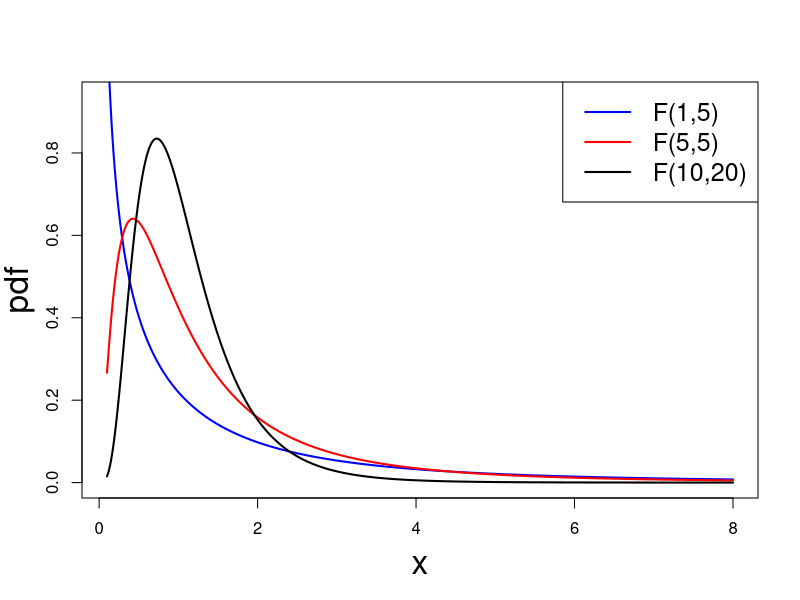
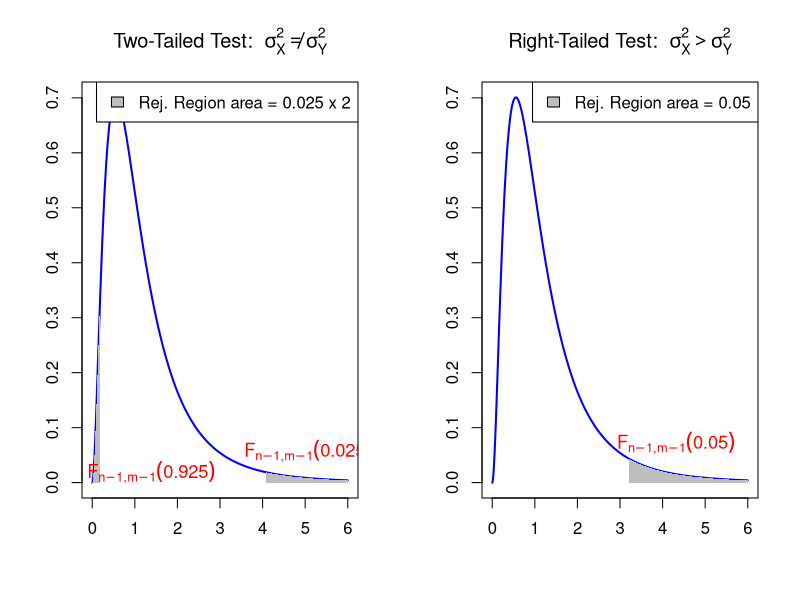
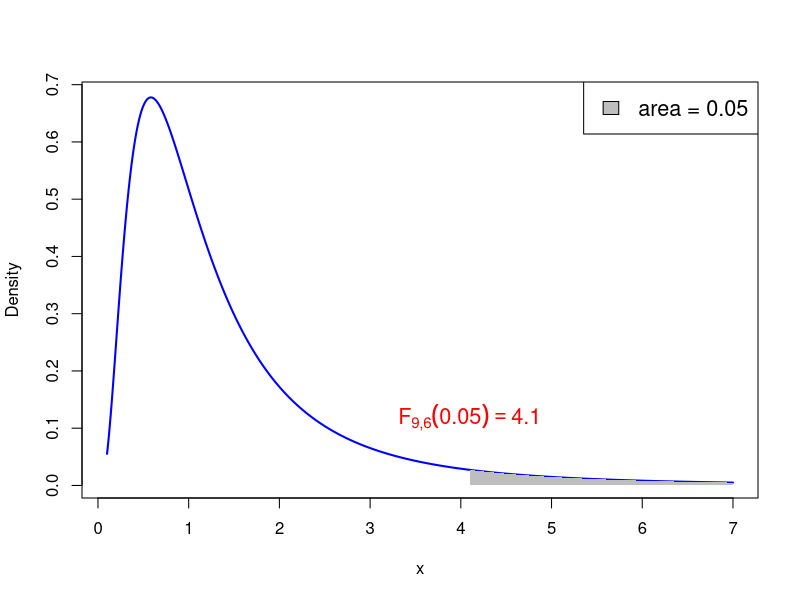
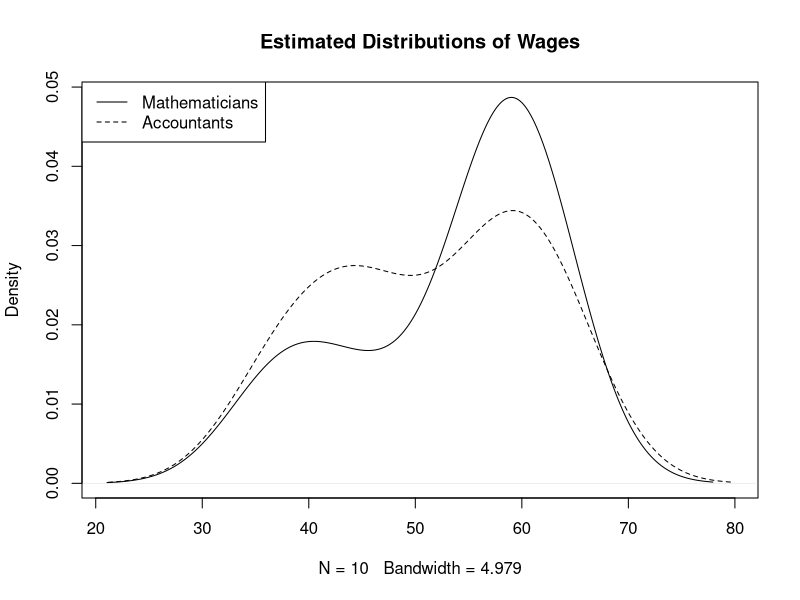
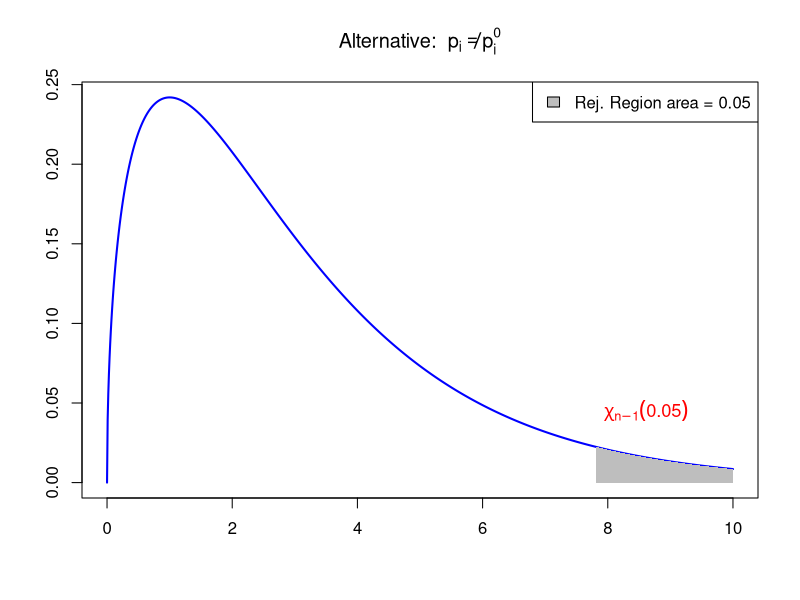

Here is the R script that generated these plots, in order:
## ---- chunk 1
# Set the degrees of freedom
df1_num <- 1; df1_den <- 5
df2_num <- 5; df2_den <- 5
df3_num <- 10; df3_den <- 20

# Generate values for the x-axis
x_values <- seq(0.1, 8, by = 0.01)

# Calculate the probability density function (PDF) values for each x for the 3 distributions
pdf_values1 <- df(x_values, df1_num, df1_den)
pdf_values2 <- df(x_values, df2_num, df2_den)
pdf_values3 <- df(x_values, df3_num, df3_den)


# Plot the gamma PDFs
plot(x_values, 
    pdf_values1, 
    type = "l", 
    col = "blue", lwd = 2,
    xlab = "", 
    ylab = "",
    ylim = c(0, max(pdf_values2, pdf_values3) + 0.1))

lines(x_values, 
      pdf_values2, 
      col = "red", 
      lwd = 2)

lines(x_values, 
      pdf_values3, 
      col = "black", 
      lwd = 2)

mtext("x", side=1, line=3, cex=2)
mtext("pdf", side=2, line=2.5, cex=2)

# Add a legend
legend("topright", legend = c(paste("F(", df1_num, ",", df1_den, ")", sep = ""),
                              paste("F(", df2_num, ",", df2_den, ")", sep = ""),
                              paste("F(", df3_num, ",", df3_den, ")", sep = "")),
       col = c("blue", "red", "black"), lty = 1, lwd = 2, cex = 1.5)

## ---- chunk 2
# Degrees of freedom
df1 <- 6
df2 <- 10

# Values for x-axis
x <- seq(0, 6, length.out = 1000)

# Calculate PDF of F-distribution
pdf <- df(x, df1, df2)

# Set layout for 2 plots side by side
par(mfrow = c(1, 2))

# ==========================
# Two-tailed test
# ==========================
plot(x, pdf, type = "l", col = "blue", lwd = 2, xlab = "", ylab = "",
     main = expression("Two-Tailed Test: " ~ sigma[X]^2 != sigma[Y]^2))

# Left rejection region (alpha/2 = 0.025)
crit_left <- qf(0.025, df1, df2)
x_fill_left <- x[x <= crit_left]
y_fill_left <- pdf[x <= crit_left]
polygon(c(x_fill_left, rev(x_fill_left)), c(y_fill_left, rep(0, length(y_fill_left))),
        col = "gray", border = NA)

# Right rejection region (alpha/2 = 0.025)
crit_right <- qf(0.975, df1, df2)
x_fill_right <- x[x >= crit_right]
y_fill_right <- pdf[x >= crit_right]
polygon(c(x_fill_right, rev(x_fill_right)), c(y_fill_right, rep(0, length(y_fill_right))),
        col = "gray", border = NA)

# Add critical value labels with symbolic subscripts
text(crit_left + 1.2, df(crit_left, df1, df2) + - 0.35, expression(F[n-1 * "," * m-1](0.925)),
     pos = 3, col = "red", cex = 1.1)

text(crit_right + 1.0, df(crit_right, df1, df2) + 0.0, expression(F[n-1 * "," * m-1](0.025)),
     pos = 3, col = "red", cex = 1.1)

# Legend
legend("topright", legend = c("Rej. Region area = 0.025 x 2"), fill = "gray", cex = 1)

# ==========================
# Right-tailed test
# ==========================
plot(x, pdf, type = "l", col = "blue", lwd = 2, xlab = "", ylab = "",
     main = expression("Right-Tailed Test: " ~ sigma[X]^2 > sigma[Y]^2))

# Critical value for 0.05 significance level
crit_right_tail <- qf(0.95, df1, df2)

# Shading rejection region
x_fill_right <- x[x >= crit_right_tail]
y_fill_right <- pdf[x >= crit_right_tail]
polygon(c(x_fill_right, rev(x_fill_right)), c(y_fill_right, rep(0, length(y_fill_right))),
        col = "gray", border = NA)

# Add critical value label with symbolic subscripts
text(crit_right_tail + 1.1, df(crit_right_tail, df1, df2) - 0.01,
     expression(F[n-1 * "," * m-1](0.05)), pos = 3, col = "red", cex = 1.1)

# Legend
legend("topright", legend = c("Rej. Region area = 0.05"), fill = "gray", cex = 1)

# Reset layout
par(mfrow = c(1, 1))


## ---- chunk 3
# Degrees of freedom
df_num <- 9
df_den <- 6

# Generate values for the x-axis
x <- seq(0.1, 7, by = 0.01)

# Calculate the probability density function (PDF) for the F-distribution
pdf <- df(x, df_num, df_den)

# Plot PDF
plot(x, pdf, type = "l", col = "blue", lwd = 2, xlab = "x", ylab = "Density")

# Shade area where p-value > 0.95
critical_value <- qf(0.95, df_num, df_den)
x_fill_right <- x[x >= critical_value]
y_fill_right <- pdf[x >= critical_value]
polygon(c(x_fill_right, rev(x_fill_right)), c(y_fill_right, rep(0, length(y_fill_right))), col = "gray", border = NA)

# Add annotation with subscript F_{9,6}
text(critical_value, df(critical_value, df_num, df_den) + 0.05, 
     bquote(F[.(df_num)*","*.(df_den)](0.05) == .(round(critical_value, 2))), 
     pos = 3, col = "red", cex = 1.3)

# Add legend
legend("topright", legend = c("area = 0.05"), fill = "gray", cex = 1.3)


## ---- chunk 4
#| echo: true
#| code-fold: true
#| code-summary: "View the R Code"

# Enter the Wages data
mathematicians <- c(36, 40, 46, 54, 57, 58, 59, 60, 62, 63)
accountants <- c(37, 37, 42, 44, 46, 48, 54, 56, 59, 60, 60, 64, 64)

# Compute the estimated distributions
d.math <- density(mathematicians)
d.acc <- density(accountants)

# Plot the estimated distributions

plot(d.math,                                    # Plot d.math
     xlim = range(c(d.math$x, d.acc$x)),        # Set x-axis range
     ylim = range(c(d.math$y, d.acc$y)),        # Set y-axis range
     main = "Estimated Distributions of Wages") # Add title to plot
lines(d.acc,                                    # Layer plot of d.acc
      lty = 2)                                  # Use different line style
         
legend("topleft",                               # Add legend at top-left
       legend = c("Mathematicians",             # Labels for legend
                  "Accountants"), 
       lty = c(1, 2))                           # Assign curves to legend          
## ---- chunk 5
# Enter Wages data in 2 vectors using function c()

mathematicians <- c(36, 40, 46, 54, 57, 58, 59, 60, 62, 63)
accountants <- c(37, 37, 42, 44, 46, 48, 54, 56, 59, 60, 60, 64, 64)


# Perform two-sided F-test using var.test
# Store result and print

ans <- var.test(accountants, mathematicians)
print(ans)
## ---- chunk 6
# Enter Wages data in 2 vectors using function c()

mathematicians <- c(36, 40, 46, 54, 57, 58, 59, 60, 62, 63)
accountants <- c(37, 37, 42, 44, 46, 48, 54, 56, 59, 60, 60, 64, 64)


# Perform two-sided F-test using var.test
# Store result and print

ans <- var.test(accountants, mathematicians)
print(ans)
## ---- chunk 7
# Enter Wages data in 2 vectors using function c()

mathematicians <- c(36, 40, 46, 54, 57, 58, 59, 60, 62, 63)
accountants <- c(37, 37, 42, 44, 46, 48, 54, 56, 59, 60, 60, 64, 64)


# Perform two-sided F-test using var.test
# Store result and print

ans <- var.test(accountants, mathematicians)
print(ans)
## ---- chunk 8
# Enter Wages data in 2 vectors using function c()

mathematicians <- c(36, 40, 46, 54, 57, 58, 59, 60, 62, 63)
accountants <- c(37, 37, 42, 44, 46, 48, 54, 56, 59, 60, 60, 64, 64)


# Perform two-sided F-test using var.test
# Store result and print

ans <- var.test(accountants, mathematicians)
print(ans)
## ---- chunk 9
# Enter Wages data in 2 vectors using function c()

mathematicians <- c(36, 40, 46, 54, 57, 58, 59, 60, 62, 63)
accountants <- c(37, 37, 42, 44, 46, 48, 54, 56, 59, 60, 60, 64, 64)


# Perform two-sided F-test using var.test
# Store result and print

ans <- var.test(accountants, mathematicians)
print(ans)
## ---- chunk 10
# Enter Wages data in 2 vectors using function c()
mathematicians <- c(36, 40, 46, 54, 57, 58, 59, 60, 62, 63)
accountants <- c(37, 37, 42, 44, 46, 48, 54, 56, 59, 60, 60, 64, 64)


# Perform two-sided F-test using var.test
# Store result and print
ans <- var.test(accountants, mathematicians)
print(ans)
## ---- chunk 11
# Enter Wages data in 2 vectors using function c()

mathematicians <- c(36, 40, 46, 54, 57, 58, 59, 60, 62, 63)
accountants <- c(37, 37, 42, 44, 46, 48, 54, 56, 59, 60, 60, 64, 64)

cat("\n Variance of accountants is", var(accountants))
cat("\n Variance of mathematicians is", var(mathematicians))
## ---- chunk 12
# Enter Wages data in 2 vectors using function c()
mathematicians <- c(36, 40, 46, 54, 57, 58, 59, 60, 62, 63)
accountants <- c(37, 37, 42, 44, 46, 48, 54, 56, 59, 60, 60, 64, 64)

# Check which variance is higher
cat("\n Variance of accountants is", var(accountants))
cat("\n Variance of mathematicians is", var(mathematicians))

# Calculate sample sizes
n <- length(mathematicians)
m <- length(accountants)

# Compute F-statistics
# Numerator is population with largest variance
F <- var(accountants)/var(mathematicians)

# Compute p-value
p_value <- 2 - 2 * pf(F, df1 = m - 1, df2 = n - 1)

# Print p-value
cat("\n The p-value for two-sided F-test is", p_value)
## ---- chunk 13
# Degrees of freedom
df <- 3

# Values for x-axis
x <- seq(0, 10, length.out = 1000)

# Calculate PDF of F-distribution
pdf <- dchisq(x, df)


# ==========================
# Right-tailed test
# ==========================

plot(x, pdf, type = "l", col = "blue", lwd = 2, xlab = "", ylab = "",
     main = expression("Alternative: " ~ p[i] != p[i]^0))

# Critical value for 0.05 significance level
crit_right_tail <- qchisq(0.95, df)

# Shading rejection region
x_fill_right <- x[x >= crit_right_tail]
y_fill_right <- pdf[x >= crit_right_tail]
polygon(c(x_fill_right, rev(x_fill_right)), c(y_fill_right, rep(0, length(y_fill_right))),
        col = "gray", border = NA)

# Add critical value label with symbolic subscripts
text(crit_right_tail + 0.8, dchisq(crit_right_tail, df) +0.01,
     expression(chi[n-1](0.05)), pos = 3, col = "red", cex = 1.1)

# Legend
legend("topright", legend = c("Rej. Region area = 0.05"), fill = "gray", cex = 1)


## ---- chunk 14
# Enter counts and null hypothesis probabilities
counts <- c(2162, 738, 228, 2876)
null.p <- c(1/3, 1/8, 1/24, 1/2)

# Perform goodness-of-fit test
# Store the output and print

ans <- chisq.test(counts, p = null.p)
print(ans)
## ---- chunk 15
counts <- c(13, 17, 9, 17, 18, 26)
chisq.test(counts)
## ---- chunk 16
counts <- c(35, 40 , 25)
null.p <- c(0.35, 0.35, 0.3)
m <- sum(counts)
exp.counts <- m * null.p

# Print expected counts with a message
cat("The expected counts are:", exp.counts)

# Check if the expected counts are larger than 5
if (all(exp.counts >= 5)) {
  cat("Expected counts are larger than 5.", 
      "\nThe chi-squared approximation is valid!")
} else {
  cat("Warning, low expected counts.",
      "\nMonte Carlo simulation must be used.")
}
## ---- chunk 17
# Enter counts and null hypothesis probabilities
counts <- c(35, 40 , 25)
null.p <- c(0.35, 0.35, 0.3)

# Compute total counts
m <- sum(counts)

# Compute degrees of freedom
degrees <- length(counts) - 1

# Compute expected counts
exp.counts <- m * null.p

# Print expected counts with a message
cat("The expected counts are:", exp.counts)

# Check if the expected counts are larger than 5
if (all(exp.counts >= 5)) {
  cat("Expected counts are larger than 5.", 
      "\nThe chi-squared approximation is valid!")
} else {
  cat("Warning, low expected counts.",
      "\nMonte Carlo simulation must be used.")
}

# Compute chi-squared statistic
chi.squared <- sum( (counts - exp.counts)^2 / exp.counts )

# Compute p-value
p_value <- 1 - pchisq(chi.squared, df = degrees)

# Print p-value
cat("The p-value is:", p_value)
